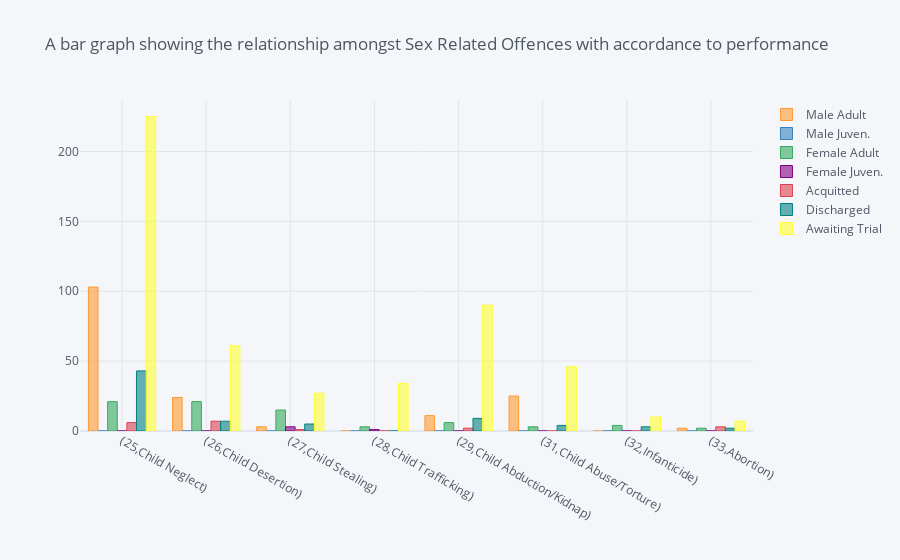

The notebook cell this image was saved under:
### Code cell
# Plotting a bar graph for Accused convicted  under child related offences
related.iplot(kind='bar',title='A bar graph showing the relationship amongst Sex Related Offences with accordance to performance')

### Figure 1 — Plotly figure (JSON) as saved in the notebook; plotly's stock layout.template omitted (floating-point values rounded to 4 significant figures)
{"data": [{"marker": {"color": "rgba(255, 153, 51, 0.6)", "line": {"color": "rgba(255, 153, 51, 1.0)", "width": 1}}, "name": "Male Adult", "orientation": "v", "text": "", "type": "bar", "x": ["(25,Child Neglect)", "(26,Child Desertion)", "(27,Child Stealing)", "(28,Child Trafficking)", "(29,Child Abduction/Kidnap)", "(31,Child Abuse/Torture)", "(32,Infanticide)", "(33,Abortion)"], "y": [103, 24, 3, 0, 11, 25, 0, 2]}, {"marker": {"color": "rgba(55, 128, 191, 0.6)", "line": {"color": "rgba(55, 128, 191, 1.0)", "width": 1}}, "name": "Male Juven.", "orientation": "v", "text": "", "type": "bar", "x": ["(25,Child Neglect)", "(26,Child Desertion)", "(27,Child Stealing)", "(28,Child Trafficking)", "(29,Child Abduction/Kidnap)", "(31,Child Abuse/Torture)", "(32,Infanticide)", "(33,Abortion)"], "y": [0, 0, 0, 0, 0, 0, 0, 0]}, {"marker": {"color": "rgba(50, 171, 96, 0.6)", "line": {"color": "rgba(50, 171, 96, 1.0)", "width": 1}}, "name": "Female Adult", "orientation": "v", "text": "", "type": "bar", "x": ["(25,Child Neglect)", "(26,Child Desertion)", "(27,Child Stealing)", "(28,Child Trafficking)", "(29,Child Abduction/Kidnap)", "(31,Child Abuse/Torture)", "(32,Infanticide)", "(33,Abortion)"], "y": [21, 21, 15, 3, 6, 3, 4, 2]}, {"marker": {"color": "rgba(128, 0, 128, 0.6)", "line": {"color": "rgba(128, 0, 128, 1.0)", "width": 1}}, "name": "Female Juven.", "orientation": "v", "text": "", "type": "bar", "x": ["(25,Child Neglect)", "(26,Child Desertion)", "(27,Child Stealing)", "(28,Child Trafficking)", "(29,Child Abduction/Kidnap)", "(31,Child Abuse/Torture)", "(32,Infanticide)", "(33,Abortion)"], "y": [0, 0, 3, 1, 0, 0, 0, 0]}, {"marker": {"color": "rgba(219, 64, 82, 0.6)", "line": {"color": "rgba(219, 64, 82, 1.0)", "width": 1}}, "name": "Acquitted", "orientation": "v", "text": "", "type": "bar", "x": ["(25,Child Neglect)", "(26,Child Desertion)", "(27,Child Stealing)", "(28,Child Trafficking)", "(29,Child Abduction/Kidnap)", "(31,Child Abuse/Torture)", "(32,Infanticide)", "(33,Abortion)"], "y": [6, 7, 1, 0, 2, 0, 0, 3]}, {"marker": {"color": "rgba(0, 128, 128, 0.6)", "line": {"color": "rgba(0, 128, 128, 1.0)", "width": 1}}, "name": "Discharged", "orientation": "v", "text": "", "type": "bar", "x": ["(25,Child Neglect)", "(26,Child Desertion)", "(27,Child Stealing)", "(28,Child Trafficking)", "(29,Child Abduction/Kidnap)", "(31,Child Abuse/Torture)", "(32,Infanticide)", "(33,Abortion)"], "y": [43, 7, 5, 0, 9, 4, 3, 2]}, {"marker": {"color": "rgba(255, 255, 51, 0.6)", "line": {"color": "rgba(255, 255, 51, 1.0)", "width": 1}}, "name": "Awaiting Trial", "orientation": "v", "text": "", "type": "bar", "x": ["(25,Child Neglect)", "(26,Child Desertion)", "(27,Child Stealing)", "(28,Child Trafficking)", "(29,Child Abduction/Kidnap)", "(31,Child Abuse/Torture)", "(32,Infanticide)", "(33,Abortion)"], "y": [225, 61, 27, 34, 90, 46, 10, 7]}], "layout": {"legend": {"bgcolor": "#F5F6F9", "font": {"color": "#4D5663"}}, "paper_bgcolor": "#F5F6F9", "plot_bgcolor": "#F5F6F9", "title": {"font": {"color": "#4D5663"}, "text": "A bar graph showing the relationship amongst Sex Related Offences with accordance to performance"}, "xaxis": {"gridcolor": "#E1E5ED", "showgrid": true, "tickfont": {"color": "#4D5663"}, "title": {"font": {"color": "#4D5663"}, "text": ""}, "zerolinecolor": "#E1E5ED"}, "yaxis": {"gridcolor": "#E1E5ED", "showgrid": true, "tickfont": {"color": "#4D5663"}, "title": {"font": {"color": "#4D5663"}, "text": ""}, "zerolinecolor": "#E1E5ED"}}}
